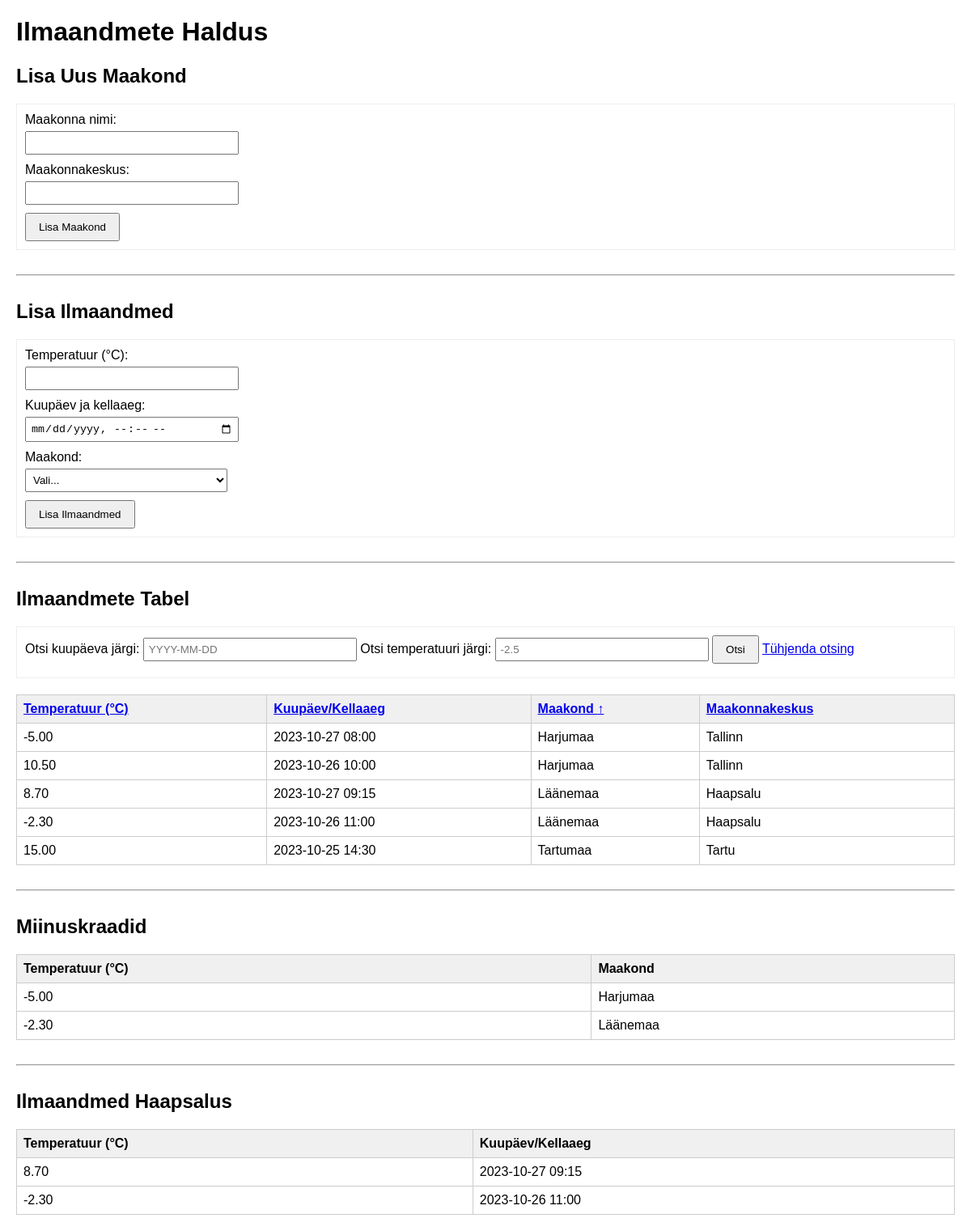
Screenshot of /ilm_display.php?sort=m.maakonnanimi&sort_dir=ASC with the database file from the repository.
### tables this page shows
CREATE TABLE `ilmatemperatuurid` (
  `id` int(11) NOT NULL,
  `temperatuur` decimal(5,2) DEFAULT NULL,
  `kuupaev_kellaaeg` datetime DEFAULT NULL,
  `maakond_id` int(11) DEFAULT NULL
);

CREATE TABLE `maakonnad` (
  `id` int(11) NOT NULL,
  `maakonnanimi` varchar(100) NOT NULL,
  `maakonnakeskus` varchar(100) DEFAULT NULL
);

### ilm_display.php (the view, shortened to what this page needs)
<?php
require("ilm_abifunktsioonid.php");
$sort_by = $_REQUEST["sort"] ; 'i.kuupaev_kellaaeg';
$sort_dir = $_REQUEST["sort_dir"] ; 'DESC';
$search_date = $_REQUEST["search_kuupaev"] ; '';
$search_temp = $_REQUEST["search_temp"] ;
$ilmaAndmed = kysiIlmaAndmedKoosNimedega($sort_by, $sort_dir, $search_date, $search_temp);
$miinuskraadid = kysiMiinuskraadiAndmed();
$haapsaluAndmed = kysiHaapsaluAndmed();
function genereeriSordiLink($veerg, $kuvatav_nimi, $praegune_sort_veerg, $praegune_sort_suund, $otsingu_parameetrid) {
    $uus_sort_suund = ($praegune_sort_veerg == $veerg && $praegune_sort_suund == 'ASC') ? 'DESC' : 'ASC';
    $link = "ilm_display.php?sort=$veerg&sort_dir=$uus_sort_suund";
    $noolemärk = "";
    if ($praegune_sort_veerg == $veerg) {
        $noolemärk = ($praegune_sort_suund == 'ASC') ? ' ↑' : ' ↓';
    }
    return "<a href='$link'>$kuvatav_nimi$noolemärk</a>";
}
$otsingu_params_lingile = ['kuupaev' => $search_date, 'temp' => $search_temp];
?>
<!DOCTYPE html>
<html lang="et">
<head>
</head>
<body>
<h1>Ilmaandmete Haldus</h1>
<h2>Lisa Uus Maakond</h2>
<form action="ilm_display.php" method="POST">
    <div>
        <label for="uus_maakonnanimi">Maakonna nimi:</label>
        <input type="text" id="uus_maakonnanimi" name="uus_maakonnanimi" required>
    </div>
    <div>
        <label for="uus_maakonnakeskus">Maakonnakeskus:</label>
        <input type="text" id="uus_maakonnakeskus" name="uus_maakonnakeskus">
    </div>
    <input type="submit" name="maakond_lisamine" value="Lisa Maakond">
</form>
<hr>
<h2>Lisa Ilmaandmed</h2>
<form action="ilm_display.php" method="POST">
    <div>
        <label for="temperatuur_form">Temperatuur (°C):</label>
        <input type="number" step="0.1" id="temperatuur_form" name="temperatuur_form" required>
    </div>
    <div>
        <label for="kuupaev_kellaaeg_form">Kuupäev ja kellaaeg:</label>
        <input type="datetime-local" id="kuupaev_kellaaeg_form" name="kuupaev_kellaaeg_form" required>
    </div>
    <div>
        <label for="maakond_id_form">Maakond:</label>
        <?php echo looRippMenyy("SELECT id, maakonnanimi FROM maakonnad ORDER BY maakonnanimi", "maakond_id_form"); ?>
    </div>
    <input type="submit" name="ilma_lisamine" value="Lisa Ilmaandmed">
</form>
<hr>
<h2>Ilmaandmete Tabel</h2>
<form action="ilm_display.php" method="GET">
    Otsi kuupäeva järgi: <input type="text" name="search_kuupaev" value="<?php echo htmlspecialchars($search_date); ?>" placeholder="YYYY-MM-DD">
    Otsi temperatuuri järgi: <input type="number" step="0.1" name="search_temp" value="<?php echo htmlspecialchars($search_temp); ?>" placeholder="-2.5">
    <input type="submit" value="Otsi">
    <a href="ilm_display.php">Tühjenda otsing</a>
</form>
<?php if (!empty($ilmaAndmed)): ?>
    <table>
        <thead>
        <tr>
            <th><?php echo genereeriSordiLink('i.temperatuur', 'Temperatuur (°C)', $sort_by, $sort_dir, $otsingu_params_lingile); ?></th>
            <th><?php echo genereeriSordiLink('i.kuupaev_kellaaeg', 'Kuupäev/Kellaaeg', $sort_by, $sort_dir, $otsingu_params_lingile); ?></th>
            <th><?php echo genereeriSordiLink('m.maakonnanimi', 'Maakond', $sort_by, $sort_dir, $otsingu_params_lingile); ?></th>
            <th><?php echo genereeriSordiLink('m.maakonnakeskus', 'Maakonnakeskus', $sort_by, $sort_dir, $otsingu_params_lingile); ?></th>
        </tr>
        </thead>
        <tbody>
        <?php foreach ($ilmaAndmed as $andmeRida): ?>
            <tr>
                <td><?php echo $andmeRida->temperatuur; ?></td>
                <td><?php echo $andmeRida->kuupaev_kellaaeg_formatted; ?></td>
                <td><?php echo $andmeRida->maakonnanimi; ?></td>
                <td><?php echo $andmeRida->maakonnakeskus; ?></td>
            </tr>
        <?php endforeach; ?>
        </tbody>
    </table>
<?php else: ?>
    <p>Andmed puuduvad või ei vasta otsingukriteeriumitele.</p>
<?php endif; ?>
<hr>
<h2>Miinuskraadid</h2>
<?php if (!empty($miinuskraadid)): ?>
    <table>
        <thead>
        <tr>
            <th>Temperatuur (°C)</th>
            <th>Maakond</th>
        </tr>
        </thead>
        <tbody>
        <?php foreach ($miinuskraadid as $rida): ?>
            <tr>
                <td><?php echo $rida->temperatuur; ?></td>
                <td><?php echo $rida->maakonnanimi; ?></td>
            </tr>
        <?php endforeach; ?>
        </tbody>
    </table>
<?php else: ?>
    <p>Miinuskraadidega andmeid ei leitud.</p>
<?php endif; ?>
<hr>
<h2>Ilmaandmed Haapsalus</h2>
<?php if (!empty($haapsaluAndmed)): ?>
    <table>
        <thead>
        <tr>
            <th>Temperatuur (°C)</th>
            <th>Kuupäev/Kellaaeg</th>
        </tr>
        </thead>
        <tbody>
        <?php foreach ($haapsaluAndmed as $rida): ?>
            <tr>
                <td><?php echo $rida->temperatuur; ?></td>
                <td><?php echo $rida->kuupaev_kellaaeg_formatted; ?></td>
            </tr>
        <?php endforeach; ?>
        </tbody>
    </table>
<?php else: ?>
    <p>Haapsalu kohta ilmaandmeid ei leitud.</p>
<?php endif; ?>
</body>
</html>

### ilm_display.php (style rules this page uses)
body { font-family: sans-serif; margin: 20px; }
table { border-collapse: collapse; margin-bottom: 20px; width: 100%; }
th, td { border: 1px solid #ccc; padding: 8px; text-align: left; }
th { background-color: #f0f0f0; }
form { margin-bottom: 20px; padding: 10px; border: 1px solid #eee; }
label { display: block; margin-bottom: 5px; }
input[type="text"], input[type="number"], input[type="datetime-local"], select { margin-bottom: 10px; padding: 5px; width: 250px; }
input[type="submit"] { padding: 8px 15px; }
hr { margin: 30px 0; }

### rows the page displays
ilmatemperatuurid: temperatuur "-5.00", kuupaev_kellaaeg_formatted "2023-10-27 08:00", maakond.maakonnanimi "Harjumaa", maakond.maakonnakeskus "Tallinn"
ilmatemperatuurid: temperatuur "10.50", kuupaev_kellaaeg_formatted "2023-10-26 10:00", maakond.maakonnanimi "Harjumaa", maakond.maakonnakeskus "Tallinn"
ilmatemperatuurid: temperatuur "8.70", kuupaev_kellaaeg_formatted "2023-10-27 09:15", maakond.maakonnanimi "Läänemaa", maakond.maakonnakeskus "Haapsalu"
ilmatemperatuurid: temperatuur "-2.30", kuupaev_kellaaeg_formatted "2023-10-26 11:00", maakond.maakonnanimi "Läänemaa", maakond.maakonnakeskus "Haapsalu"
ilmatemperatuurid: temperatuur "15.00", kuupaev_kellaaeg_formatted "2023-10-25 14:30", maakond.maakonnanimi "Tartumaa", maakond.maakonnakeskus "Tartu"

### other values shown
$kuvatav_nimi "Temperatuur (°C) Kuupäev/Kellaaeg Maakond Maakonnakeskus"
$noolemärk "↑"
